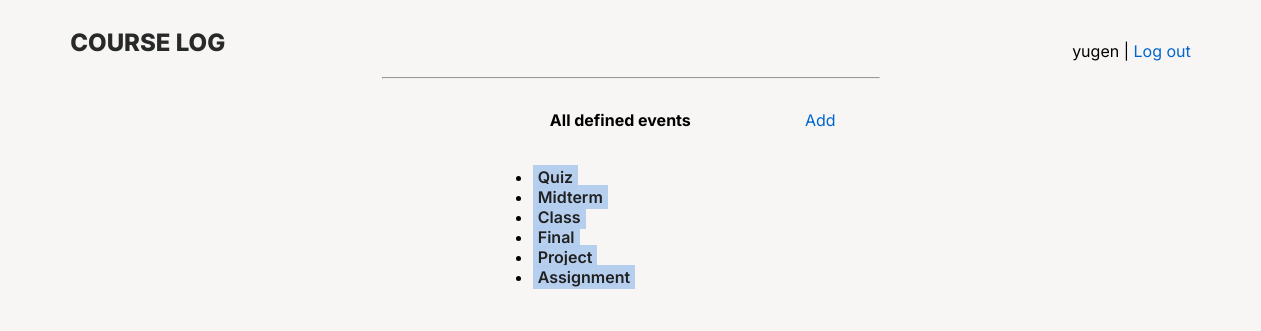
The page /all_categories/ (signed in) on the database its author committed.
### course_logs/models.py (models this page shows)
class Category(models.Model):
    owner = models.ForeignKey(User, on_delete=models.CASCADE)
    category = models.CharField(max_length=200)
    class Meta:
        verbose_name_plural = 'categories'
    def __str__(self):
        return self.category

### course_logs/views.py (the view)
# urls.py: path('all_categories/', views.all_categories, name='all_categories'),
@login_required
def all_categories(request):
    categories = Category.objects.filter(owner=request.user)
    context = {'categories': categories}
    return render(request, 'course_logs/all_categories.html', context)

### course_logs/templates/course_logs/all_categories.html (shortened to what this page needs)
{% extends "course_logs/index.html" %}
{% block content %}
    <div class="all-tags-container">
        <div class="all-tags-head">
            <h4>All defined events</h4>
            <a href="{% url 'course_logs:new_course' %}">Add</a>
        </div>
        <div class="all-tags-body">
            <ul>
                {% for category in categories %}
                    <li class="entry-tag"><a href="{% url 'course_logs:this_category' category.id %}"> {{category}} </a></li>
                {% empty %}
                    <li>No defined categories yet</li>
                {% endfor %}
            </ul>
        </div>
    </div>
{% endblock content %}

### course_logs/templates/course_logs/navbar.html (shortened to what this page needs)
<div class="navbar">
    <div >
        <a href="/">
            <h2 class="title" > COURSE LOG</h2>
        </a>
    </div>
    <div>
        <p>
            {% if user.is_authenticated %}
                {{user.username}} |
                <a href="{% url 'users:logout' %}">Log out</a>
            {% else %}
                <a href="{% url 'users:login' %}">Log in</a> |
                <a href="{% url 'users:register' %}">Register</a>
            {% endif %}
        </p>
    </div>
</div>
<hr>

### static/styles/main.css (style rules this page uses)
* { font-family: "Inter"; background-color: var(--COLORBG); }
:root { color-scheme: normal; --COLORBG: rgb(248,246,245); --COLORTEXT: rgb(50, 50, 50); --COLORPLC: #93C11C; --COLORFIO: #FB872B; --COLORADOBE: #ED2224; --COLORBLENDER: #EA7600; --COLORPYTHON: #ffde57; --COLORTKINTER: #29ABE2; --COLORJUPYTER: #646464; --COLORPROTEUS: #23C0EF; --COLORX: lightslategray; }
.navbar { display: flex; flex-flow: row nowrap; justify-content: space-between; align-items: flex-end; margin: 0 5%; }
.title { font-weight: 800; color: #282929; }
a { color: #0066CC; text-decoration: none; }
hr { color: lightgray; margin: 0 30%; }
.entry-tag > a, .this-entry-tags > a { padding: 2px 5px 2px 5px; background-color: rgba(179, 205, 239, 0.955); color: rgb(32, 32, 32); font-weight: 600; }
.all-tags-container, .this-entry-card { display: flex; flex-direction: column; justify-content: center; align-items: center; width: 100%; margin: 10px 5%; }
.all-tags-head { display: flex; flex-flow: row nowrap; justify-content: space-around; align-items: center; max-width: 500px; min-width: 400px; }
.all-tags-body { max-width: 500px; min-width: 400px; }

### rows shown on the page
Category: category "Quiz"
Category: category "Midterm"
Category: category "Class"
Category: category "Final"
Category: category "Project"
Category: category "Assignment"

### other values the page prints
{{ user.username }} "yugen"
